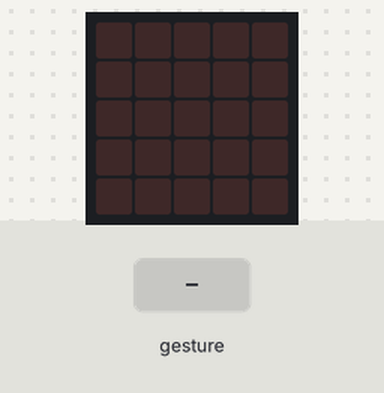
Bench run of a program on a simulated BBC micro:bit (MakeCode). On the bench: the board's 5×5 LED display. The inputs (shaded band) are chosen by the test bench. A tilt is held for 1.5 s and a shake lasts 1 s, then the board lies face up again.

Above: at 1.2 s.
1.3 s: gesture 'logo up'
At 1.8 s:
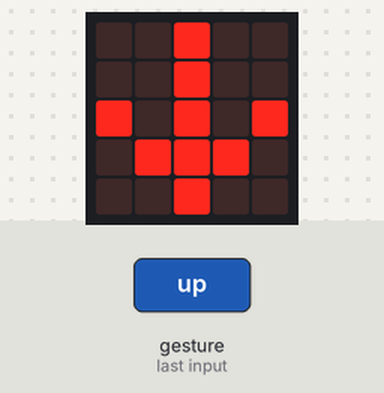
2.9 s: gesture 'tilt right'
At 4.1 s:
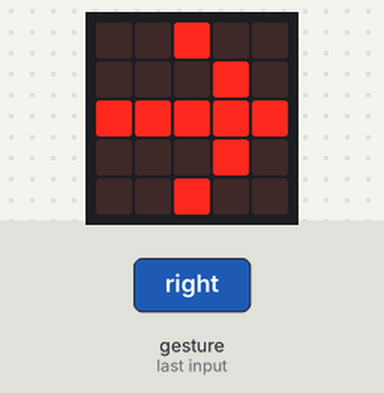
4.4 s: gesture 'tilt left'
At 5.4 s:
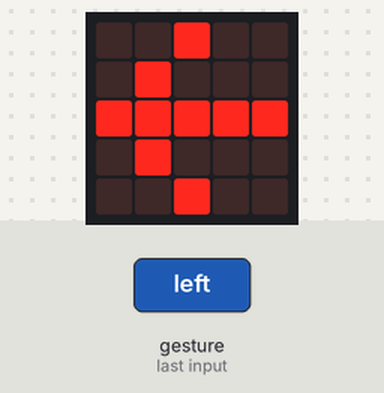
6.0 s: gesture 'logo down'
At 6.5 s:
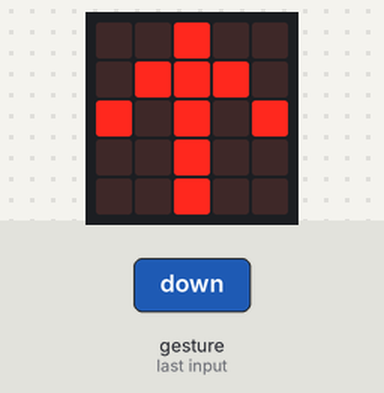
Timing chart, 0 to 8.5 s (numbered marks = the images above; inputs shaded):
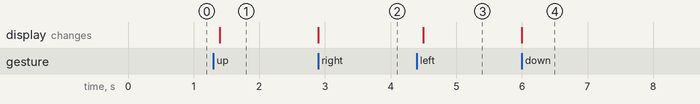

Measured:
- after the input at 1.3 s, the display: changes after 0.10 s (image 1)
- after the input at 2.9 s, the display: changes at once (image 2)
- after the input at 4.4 s, the display: changes after 0.10 s (image 3)
- after the input at 6.0 s, the display: changes at once (image 4)

The program:

main.ts
```typescript
input.onGesture(Gesture.LogoUp, function () {
    basic.showArrow(ArrowNames.South)
})
input.onGesture(Gesture.TiltRight, function () {
    basic.showArrow(ArrowNames.East)
})
input.onGesture(Gesture.TiltLeft, function () {
    basic.showArrow(ArrowNames.West)
})
input.onGesture(Gesture.LogoDown, function () {
    basic.showArrow(ArrowNames.North)
})
```

test.ts
```typescript
// aquí va el archivo "tests"; esto no se compilará cuando este paquete se utilice como una extensión.
```
